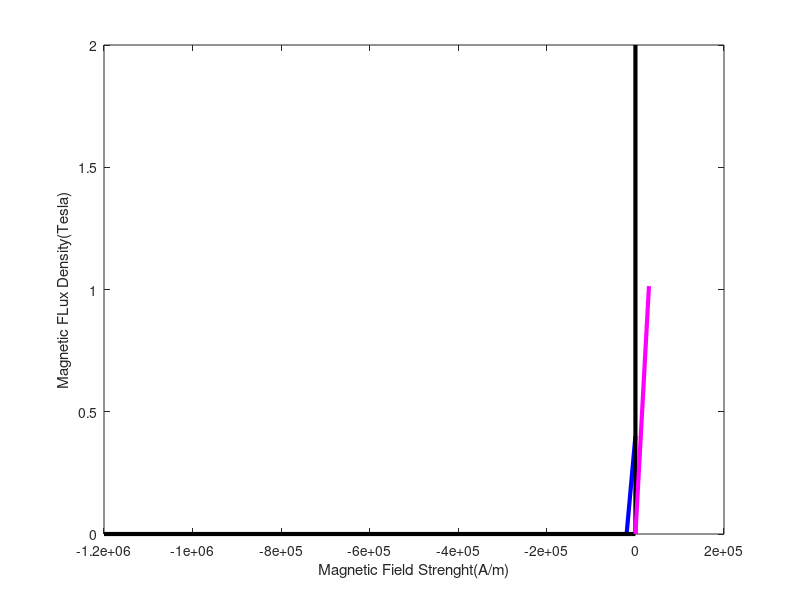

MATLAB code for this plot: (Note: this script raises an error after producing the figure.)
figure();
mu_0=4*pi*1e-7;
mu_r= mu_0*16;
B_r= 0.4; % tesle
x=[-B_r/mu_r 0 ];
y=[0 B_r];

plot(x,y,'b','LineWidth',3)
hold on;
plot([0 0], [0,2],'k','LineWidth',3)
hold on; 
plot([-12e+05 0], [0,0],'k','LineWidth',3)
xlabel('Magnetic Field Strenght(A/m)');
ylabel('Magnetic FLux Density(Tesla)');
% 
plot([0,-B_r/mu_r+1.0138/mu_r], [0 , 1.0138],'m','LineWidth',3)

%%
B=Q1v2.B_normal;
l=length(B);
theta= linspace(0,360,l);
figure();
plot(theta,B,'LineWidth',3)
xlim([0 360])
max(B)
ylabel('Flux Density (Tesla)');
xlabel('Electical Angle(Degree)');
set(gca,'FontSize',20)
%%

% plot(T.time,T.T2)
time=T.time(40:96);
Torque=T.T2(40:96);
plot(time,Torque)

%%

plot(Volt)
hold on; 
plot(1000*Volt.*Cur)


